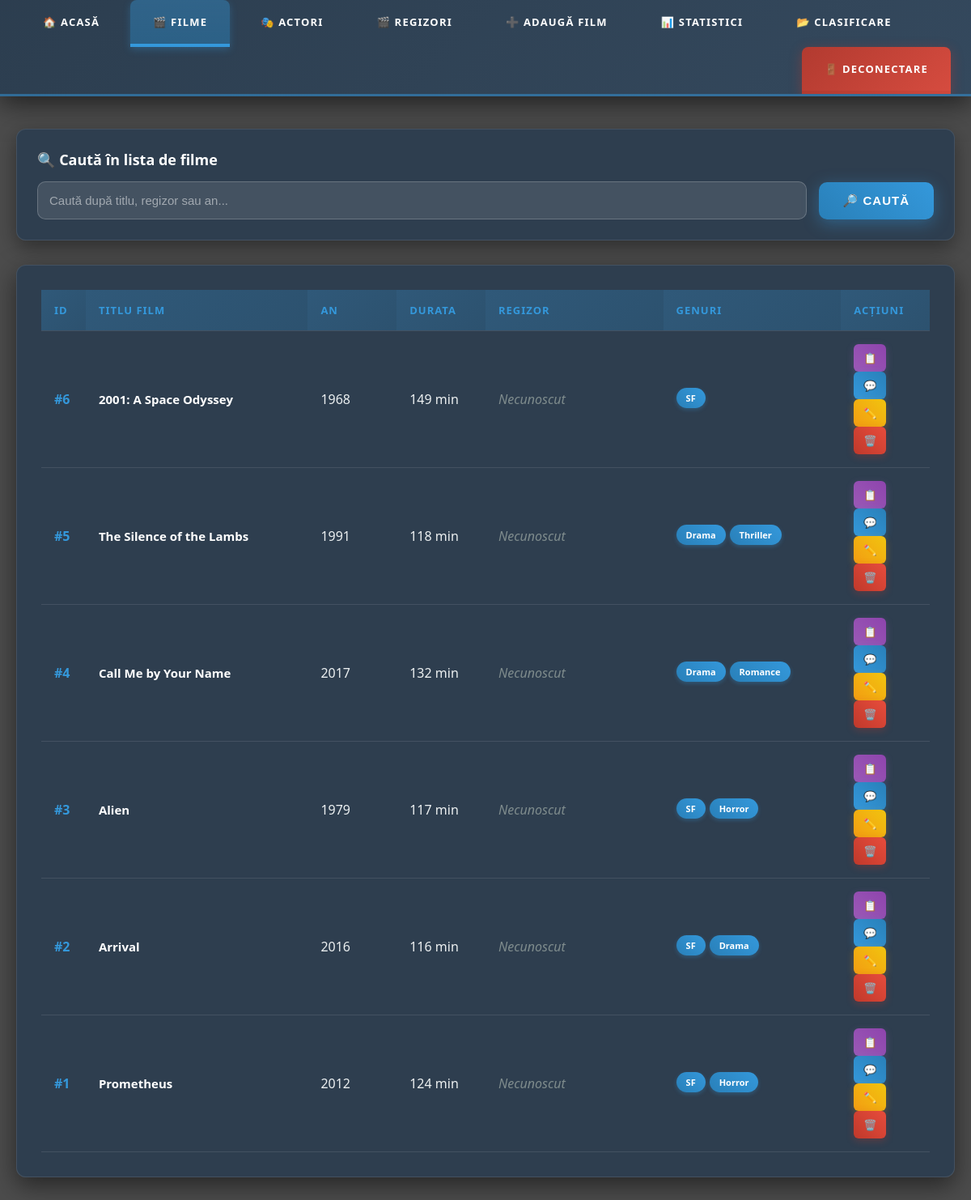
/filme.php (signed in), run on the app's committed database.
### tables this page shows
CREATE TABLE film 
(
    id_film int auto_increment primary key,
    nume_film varchar(150) not null,
    an_aparitie int,
    durata int,
    id_regizor int,
    foreign key (id_regizor) references regizor(id_regizor) on delete set null
);

CREATE TABLE gen
(
    id_gen int auto_increment primary key,
    nume_gen varchar(50) not null,
    detalii_gen varchar(255)
);

### filme.php (the view, shortened to what this page needs)
<?php
require_once 'config.php';
include 'header.php';
?>
<!DOCTYPE html>
<html lang="ro">
<head>
</head>
<body>
<div class="container">
    <div class="search-container">
        <h3>🔍 Caută în lista de filme</h3>
        <form method="GET" class="search-form">
            <input type="text" name="cauta" placeholder="Caută după titlu, regizor sau an..."
                   value="<?php echo isset($_GET['cauta']) ? htmlspecialchars($_GET['cauta']) : ''; ?>">
            <button type="submit" class="btn-search">🔎 Caută</button>
        </form>
    </div>
    <div class="table-container">
        <table>
            <thead>
                <tr>
                    <th width="5%">ID</th>
                    <th width="25%">Titlu Film</th>
                    <th width="10%">An</th>
                    <th width="10%">Durata</th>
                    <th width="20%">Regizor</th>
                    <th width="20%">Genuri</th>
                    <th width="10%">Acțiuni</th>
                </tr>
            </thead>
            <tbody>
                <?php
                if (isset($_GET['cauta']) && !empty($_GET['cauta'])) {
                    $search_term = "%" . $_GET['cauta'] . "%";
                    $sql = "SELECT f.id_film, f.nume_film, f.an_aparitie, f.durata, r.nume_regizor
                            FROM film f
                            LEFT JOIN regizor r ON f.id_regizor = r.id_regizor
                            WHERE f.nume_film LIKE ? OR r.nume_regizor LIKE ? OR f.an_aparitie LIKE ?
                            ORDER BY f.id_film DESC";
                    $stmt = $mysqli->prepare($sql);
                    $stmt->bind_param("sss", $search_term, $search_term, $search_term);
                    $stmt->execute();
                    $result = $stmt->get_result();
                } else {
                    $sql = "SELECT f.id_film, f.nume_film, f.an_aparitie, f.durata, r.nume_regizor
                            FROM film f
                            LEFT JOIN regizor r ON f.id_regizor = r.id_regizor
                            ORDER BY f.id_film DESC";
                    $result = $mysqli->query($sql);
                }
                if ($result && $result->num_rows > 0) {
                    while($row = $result->fetch_assoc()) {
                        echo "<tr>";
                        echo "<td><span class='film-id'>#" . $row['id_film'] . "</span></td>";
                        echo "<td><strong>" . htmlspecialchars($row['nume_film']) . "</strong></td>";
                        echo "<td>" . $row['an_aparitie'] . "</td>";
                        echo "<td>" . $row['durata'] . " min</td>";
                        $regizor = $row['nume_regizor'] ? htmlspecialchars($row['nume_regizor']) : "<em style='color:#7f8c8d'>Necunoscut</em>";
                        echo "<td>" . $regizor . "</td>";
                        echo "<td>";
                        $id_film = $row['id_film'];
                        $sql_gen = "SELECT g.nume_gen FROM gen g
                                    JOIN film_gen fg ON g.id_gen = fg.id_gen
                                    WHERE fg.id_film = $id_film";
                        $res_gen = $mysqli->query($sql_gen);
                        if($res_gen && $res_gen->num_rows > 0){
                            while($g = $res_gen->fetch_assoc()){
                                echo "<span class='badge'>" . htmlspecialchars($g['nume_gen']) . "</span>";
                            }
                        } else {
                            echo "<span style='color:#95a5a6;'>-</span>";
                        }
                        echo "</td>";
                        echo "<td>
                                <a href='detalii.php?id=".$row['id_film']."' class='btn-action btn-details' title='Vezi Detalii'>📋</a>
                                <a href='recenzii.php?id_film=".$row['id_film']."' class='btn-action btn-reviews' title='Recenzii'>💬</a>
                                <a href='editare.php?id=".$row['id_film']."' class='btn-action btn-edit' title='Editează'>✏️</a>
                                <a href='stergere.php?tip=film&id=".$row['id_film']."' class='btn-action btn-delete' title='Șterge' onclick='return confirm(\"Sigur ștergi acest film?\");'>🗑️</a>
                              </td>";
                        echo "</tr>";
                    }
                }
                ?>
            </tbody>
        </table>
    </div>
</div>
</body>
</html>

### style.css (style rules this page uses)
* { margin: 0; padding: 0; box-sizing: border-box; }
body { font-family: 'Segoe UI', Tahoma, Geneva, Verdana, sans-serif; background: url('https://images.unsplash.com/photo-1489599849927-2ee91cede3ba?q=80&w=2070&auto=format&fit=crop') no-repeat center center fixed; background-size: cover; margin: 0; padding: 0; min-height: 100vh; position: relative; color: white; }
body::before { content: ""; position: fixed; top: 0; left: 0; width: 100%; height: 100%; background: rgba(0, 0, 0, 0.7); z-index: -1; }
.container { padding: 50px 20px; max-width: 1400px; margin: 0 auto; }
input[type="text"], input[type="number"], select, textarea { width: 100%; padding: 14px; background: rgba(255, 255, 255, 0.1); border: 1px solid rgba(255, 255, 255, 0.2); color: white; border-radius: 8px; margin-bottom: 5px; box-sizing: border-box; font-size: 15px; transition: all 0.3s ease; }

### filme.php (style rules this page uses)
.container { padding: 40px 20px; max-width: 1400px; margin: 0 auto; }
.search-container { background: rgba(44, 62, 80, 0.9); backdrop-filter: blur(10px); border-radius: 12px; padding: 25px; margin-bottom: 30px; border: 1px solid rgba(255, 255, 255, 0.1); box-shadow: 0 8px 25px rgba(0,0,0,0.4); animation: fadeInUp 0.8s ease-out; }
.search-container h3 { color: #fff; margin-bottom: 15px; font-size: 18px; }
.search-form { display: flex; gap: 15px; align-items: center; }
.search-form input[type="text"] { flex: 1; padding: 14px; background: rgba(255, 255, 255, 0.1); border: 1px solid rgba(255, 255, 255, 0.2); color: white; border-radius: 10px; font-size: 15px; transition: all 0.3s ease; margin: 0; }
.search-form input::placeholder { color: rgba(255, 255, 255, 0.5); }
.btn-search { padding: 14px 30px; background: linear-gradient(45deg, #2980b9, #3498db); color: white; border: none; border-radius: 10px; font-weight: 700; font-size: 15px; text-transform: uppercase; letter-spacing: 1px; cursor: pointer; transition: all 0.3s ease; box-shadow: 0 5px 20px rgba(52, 152, 219, 0.4); white-space: nowrap; }
.table-container { background: rgba(44, 62, 80, 0.9); backdrop-filter: blur(10px); border-radius: 12px; padding: 30px; box-shadow: 0 10px 30px rgba(0,0,0,0.5); border: 1px solid rgba(255, 255, 255, 0.1); overflow-x: auto; animation: fadeInUp 0.8s ease-out; }
table { width: 100%; border-collapse: collapse; color: #ecf0f1; }
th, td { padding: 16px; text-align: left; border-bottom: 1px solid rgba(255,255,255,0.1); }
th { background: linear-gradient(135deg, rgba(52, 152, 219, 0.3), rgba(41, 128, 185, 0.3)); color: #3498db; font-weight: 600; text-transform: uppercase; font-size: 13px; letter-spacing: 1px; position: sticky; top: 0; }
tbody tr { transition: all 0.3s ease; }
td strong { color: #fff; font-size: 15px; }
.badge { background: linear-gradient(45deg, #2980b9, #3498db); color: white; padding: 5px 12px; border-radius: 15px; font-size: 11px; margin-right: 5px; display: inline-block; margin-bottom: 3px; font-weight: 600; box-shadow: 0 2px 5px rgba(52, 152, 219, 0.3); }
.btn-action { padding: 8px 12px; border-radius: 6px; text-decoration: none; color: white; font-size: 13px; margin-right: 5px; transition: all 0.3s ease; display: inline-block; font-weight: 600; }
.btn-details { background: linear-gradient(45deg, #9b59b6, #8e44ad); box-shadow: 0 3px 10px rgba(155, 89, 182, 0.3); }
.btn-reviews { background: linear-gradient(45deg, #3498db, #2980b9); box-shadow: 0 3px 10px rgba(52, 152, 219, 0.3); }
.btn-edit { background: linear-gradient(45deg, #f39c12, #f1c40f); box-shadow: 0 3px 10px rgba(243, 156, 18, 0.3); }
.btn-delete { background: linear-gradient(45deg, #c0392b, #e74c3c); box-shadow: 0 3px 10px rgba(192, 57, 43, 0.3); }
.film-id { color: #3498db; font-weight: 600; }

### data on the page
film: id_film "6", nume_film "2001: A Space Odyssey", an_aparitie "1968", durata "149"
gen: nume_gen "SF"
film: id_film "5", nume_film "The Silence of the Lambs", an_aparitie "1991", durata "118"
gen: nume_gen "Drama"
gen: nume_gen "Thriller"
film: id_film "4", nume_film "Call Me by Your Name", an_aparitie "2017", durata "132"
gen: nume_gen "Romance"
film: id_film "3", nume_film "Alien", an_aparitie "1979", durata "117"
gen: nume_gen "Horror"
film: id_film "2", nume_film "Arrival", an_aparitie "2016", durata "116"
film: id_film "1", nume_film "Prometheus", an_aparitie "2012", durata "124"
